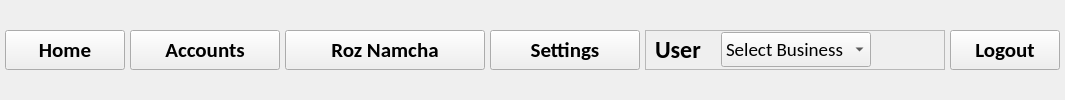
     <widget class="QWidget" name="upper_widget" native="true">
      <property name="styleSheet">
       <string notr="true"/>
      </property>
      <layout class="QHBoxLayout" name="horizontalLayout">
       <property name="spacing">
        <number>5</number>
       </property>
       <property name="leftMargin">
        <number>5</number>
       </property>
       <property name="topMargin">
        <number>5</number>
       </property>
       <property name="rightMargin">
        <number>5</number>
       </property>
       <property name="bottomMargin">
        <number>5</number>
       </property>
       <item>
        <widget class="QPushButton" name="btn_home">
         <property name="minimumSize">
          <size>
           <width>120</width>
           <height>40</height>
          </size>
         </property>
         <property name="maximumSize">
          <size>
           <width>120</width>
           <height>40</height>
          </size>
         </property>
         <property name="font">
          <font>
           <family>Calibri</family>
           <pointsize>16</pointsize>
           <weight>75</weight>
           <bold>true</bold>
          </font>
         </property>
         <property name="cursor">
          <cursorShape>OpenHandCursor</cursorShape>
         </property>
         <property name="text">
          <string>Home</string>
         </property>
         <property name="icon">
          <iconset resource="../resources.qrc">
           <normaloff>:/icons/assets/icons/home.png</normaloff>:/icons/assets/icons/home.png</iconset>
         </property>
         <property name="iconSize">
          <size>
           <width>32</width>
           <height>32</height>
          </size>
         </property>
        </widget>
       </item>
       <item>
        <widget class="QPushButton" name="btn_accounts">
         <property name="minimumSize">
          <size>
           <width>150</width>
           <height>40</height>
          </size>
         </property>
         <property name="maximumSize">
          <size>
           <width>150</width>
           <height>40</height>
          </size>
         </property>
         <property name="font">
          <font>
           <family>Calibri</family>
           <pointsize>16</pointsize>
           <weight>75</weight>
           <bold>true</bold>
          </font>
         </property>
         <property name="cursor">
          <cursorShape>OpenHandCursor</cursorShape>
         </property>
         <property name="layoutDirection">
          <enum>Qt::LeftToRight</enum>
         </property>
         <property name="text">
          <string>Accounts</string>
         </property>
         <property name="icon">
          <iconset resource="../resources.qrc">
           <normaloff>:/icons/assets/icons/customers_blue.png</normaloff>:/icons/assets/icons/customers_blue.png</iconset>
         </property>
         <property name="iconSize">
          <size>
           <width>32</width>
           <height>32</height>
          </size>
         </property>
        </widget>
       </item>
       <item>
        <widget class="QPushButton" name="btn_roznamcha">
         <property name="minimumSize">
          <size>
           <width>200</width>
           <height>40</height>
          </size>
         </property>
         <property name="maximumSize">
          <size>
           <width>200</width>
           <height>40</height>
          </size>
         </property>
         <property name="font">
          <font>
           <family>Calibri</family>
           <pointsize>16</pointsize>
           <weight>75</weight>
           <bold>true</bold>
          </font>
         </property>
         <property name="cursor">
          <cursorShape>OpenHandCursor</cursorShape>
         </property>
         <property name="text">
          <string>Roz Namcha</string>
         </property>
         <property name="icon">
          <iconset resource="../resources.qrc">
           <normaloff>:/icons/assets/icons/sales.png</normaloff>:/icons/assets/icons/sales.png</iconset>
         </property>
         <property name="iconSize">
          <size>
           <width>32</width>
           <height>32</height>
          </size>
         </property>
        </widget>
       </item>
       <item>
        <widget class="QPushButton" name="btn_settings">
         <property name="minimumSize">
          <size>
           <width>150</width>
           <height>40</height>
          </size>
         </property>
         <property name="maximumSize">
          <size>
           <width>150</width>
           <height>40</height>
          </size>
         </property>
         <property name="font">
          <font>
           <family>Calibri</family>
           <pointsize>16</pointsize>
           <weight>75</weight>
           <bold>true</bold>
          </font>
         </property>
         <property name="cursor">
          <cursorShape>OpenHandCursor</cursorShape>
         </property>
         <property name="text">
          <string>Settings</string>
         </property>
         <property name="icon">
          <iconset resource="../resources.qrc">
           <normaloff>:/icons/assets/icons/settings.png</normaloff>:/icons/assets/icons/settings.png</iconset>
         </property>
         <property name="iconSize">
          <size>
           <width>32</width>
           <height>32</height>
          </size>
         </property>
        </widget>
       </item>
       <item alignment="Qt::AlignRight">
        <widget class="QFrame" name="user_frame">
         <property name="minimumSize">
          <size>
           <width>300</width>
           <height>30</height>
          </size>
         </property>
         <property name="maximumSize">
          <size>
           <width>500</width>
           <height>40</height>
          </size>
         </property>
         <property name="frameShape">
          <enum>QFrame::StyledPanel</enum>
         </property>
         <property name="frameShadow">
          <enum>QFrame::Raised</enum>
         </property>
         <layout class="QHBoxLayout" name="horizontalLayout_4">
          <property name="spacing">
           <number>20</number>
          </property>
          <property name="topMargin">
           <number>0</number>
          </property>
          <property name="bottomMargin">
           <number>0</number>
          </property>
          <item>
           <widget class="QLabel" name="lbl_user_name">
            <property name="font">
             <font>
              <family>Calibri</family>
              <pointsize>18</pointsize>
              <weight>75</weight>
              <bold>true</bold>
             </font>
            </property>
            <property name="text">
             <string>User</string>
            </property>
           </widget>
          </item>
          <item>
           <widget class="QComboBox" name="khata_options">
            <property name="minimumSize">
             <size>
              <width>150</width>
              <height>35</height>
             </size>
            </property>
            <property name="maximumSize">
             <size>
              <width>200</width>
              <height>35</height>
             </size>
            </property>
            <property name="font">
             <font>
              <family>Calibri</family>
              <pointsize>14</pointsize>
             </font>
            </property>
            <property name="cursor">
             <cursorShape>OpenHandCursor</cursorShape>
            </property>
            <item>
             <property name="text">
              <string>Select Business</string>
             </property>
            </item>
           </widget>
          </item>
          <item>
           <widget class="QLabel" name="lbl_user_khata">
            <property name="font">
             <font>
              <pointsize>18</pointsize>
             </font>
            </property>
            <property name="text">
             <string/>
            </property>
           </widget>
          </item>
         </layout>
        </widget>
       </item>
       <item alignment="Qt::AlignRight">
        <widget class="QPushButton" name="btn_logout">
         <property name="minimumSize">
          <size>
           <width>110</width>
           <height>40</height>
          </size>
         </property>
         <property name="maximumSize">
          <size>
           <width>110</width>
           <height>40</height>
          </size>
         </property>
         <property name="font">
          <font>
           <family>Calibri</family>
           <pointsize>16</pointsize>
           <weight>75</weight>
           <bold>true</bold>
          </font>
         </property>
         <property name="cursor">
          <cursorShape>OpenHandCursor</cursorShape>
         </property>
         <property name="text">
          <string>Logout</string>
         </property>
         <property name="icon">
          <iconset resource="../resources.qrc">
           <normaloff>:/icons/assets/icons/logout.png</normaloff>:/icons/assets/icons/logout.png</iconset>
         </property>
         <property name="iconSize">
          <size>
           <width>32</width>
           <height>32</height>
          </size>
         </property>
        </widget>
       </item>
      </layout>
     </widget>
